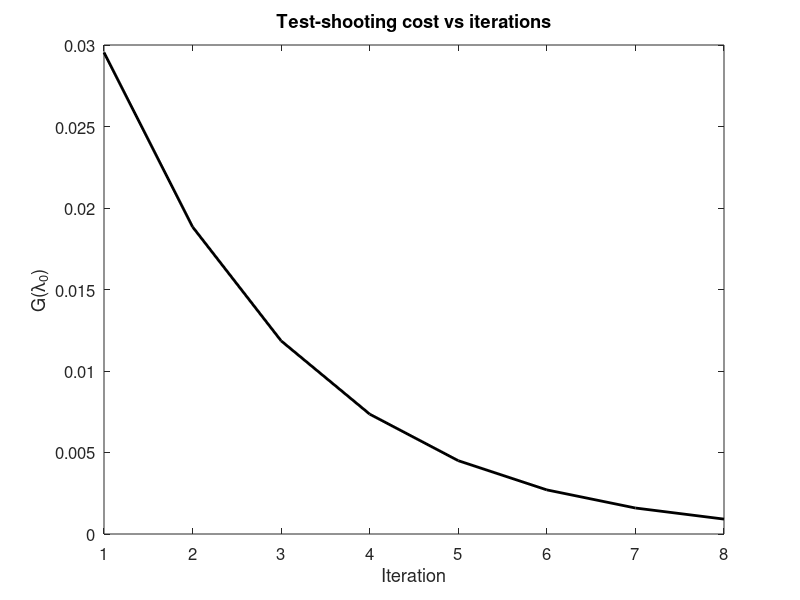
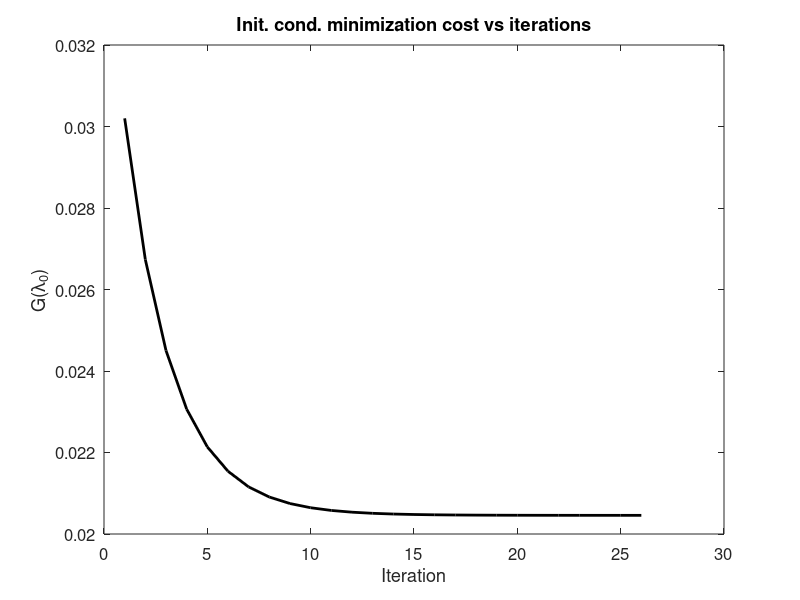

Source code (MATLAB) for these figures, in order:
% Klaus Okkelberg
% ECE 6553
% HW3 P3

% Numerical parameters
delta = 1e-3; % optimization termination
epsilon = 1e-2; % test shooting step
gamma = 1e-1; % descent step
dt = 1e-2; % discrete integration step size

% problem parameters
T = 1;
p = 2;
lambda0 = 0.1*ones(3,1);
x0 = zeros(3,1);

%% Part a
G = inf;
Ghist = [];
while G > delta
    t = 0;
    X = x0;
    lambda = lambda0;
    
    % Run the test shooting
    for idx = 1:3
        ei=zeros(3,1); ei(idx)=1;
        X = [X x0];
        lambda = [lambda lambda0+epsilon*ei];
    end

    % Solve for lambda0 as well as for the perturbed initial conditions
    while t <= T
        for idx = 1:4 % Position 1 is the nominal system 
            x = X(:,idx);
            l = lambda(:,idx);
            u = [-l(1) + l(3)*x(2);
                -l(2) - l(3)*x(1)];
            dx = [u(1); u(2); x(1)*u(2)-x(2)*u(1)];
            dl = [-l(3)*u(2); l(3)*u(1); 0];
            x = x + dt*dx;
            l = l + dt*dl;
            X(:,idx) = x;
            lambda(:,idx) = l;
        end
        t = t + dt;
    end

    % Compute the gradient dg/dlambda0
    G = lambda(1)^2 + lambda(2)^2 + (lambda(3) + p*X(3))^2;
    dG = zeros(3,1);
    for idx = 2:4
        Gi = lambda(1,idx)^2 + lambda(2,idx)^2 + (lambda(3,idx) + p*X(3,idx))^2;
        dG(idx-1) = (Gi - G)/epsilon;
    end

    % gradient descent
    lambda0 = lambda0 - gamma*dG;
    Ghist = [Ghist G];
end

% plot cost
figure('DefaultAxesFontSize',12)
plot(Ghist,'k','LineWidth',2)
xlabel('Iteration')
ylabel('G(\lambda_0)')
title('Test-shooting cost vs iterations')

%% Part b
% reset lambda0
lambda0 = 0.1*ones(3,1);
% make descent step larger

G = inf;
Ghist = [];
mu = inf(6,1);
while norm(mu(4:6,1)) > delta
    % Solve for z(t)
    z = zeros(6,T/dt+1);
    z(:,1) = [x0; lambda0];
    for idx = 1:T/dt
        u = [-z(4) + z(6)*z(2);
            -z(5) - z(6)*z(1)];
        dz = [u(1);
            u(2);
            z(1)*u(2) - z(2)*u(1);
            -z(6)*u(2);
            z(6)*u(1);
            0];
        z(:,idx+1) = z(:,idx) + dt*dz;
    end
    
    % Solve backwards for mu(t)
    mu = zeros(6,T/dt+1);
    mu(:,end) = [0; 0; 2*p*(z(6,end) + p*z(3,end));
        0; 0; 2*(z(6,end) + p*z(3,end))];
    for idx = T/dt+1:-1:2
        dF = [0 z(6,idx) 0 -1 0 z(2,idx);
            -z(6,idx) 0 0 0 -1 -z(1,idx);
            -z(5,idx)-2*z(6,idx)*z(1,idx) z(4,idx)-2*z(6,idx)*z(2,idx) 0 ...
            z(2,idx) -z(1,idx) -z(1,idx)^2-z(2,idx)^2;
            z(6,idx)^2 0 0 0 z(6,idx) z(5,idx)+2*z(1,idx)*z(6,idx);
            0 z(6,idx)^2 0 -z(6,idx) 0 -z(4,idx)+2*z(2,idx)*z(6,idx);
            0 0 0 0 0 0];
        dmu = -dF'*mu(:,idx);
        mu(:,idx-1) = mu(:,idx) - dt*dmu;
    end

    % Calculate cost
    G = z(4,end)^2 + z(5,end)^2 + (z(6,end) + p*z(3,end))^2;

    % gradient descent
    lambda0 = lambda0 - gamma*mu(4:6,1);
    Ghist = [Ghist G];
end

% plot cost
figure('DefaultAxesFontSize',12)
plot(Ghist,'k','LineWidth',2)
xlabel('Iteration')
ylabel('G(\lambda_0)')
title('Init. cond. minimization cost vs iterations')